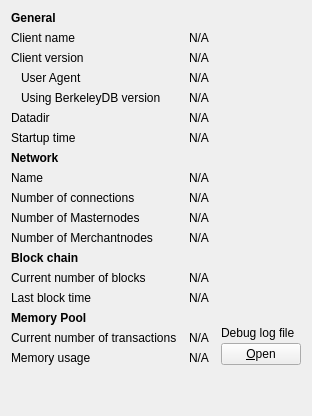
     <widget class="QWidget" name="tab_info">
      <attribute name="title">
       <string>&amp;Information</string>
      </attribute>
      <layout class="QGridLayout" name="gridLayout" columnstretch="0,0,0">
       <property name="horizontalSpacing">
        <number>12</number>
       </property>
       <item row="1" column="1" colspan="2">
        <widget class="QLabel" name="clientName">
         <property name="cursor">
          <cursorShape>IBeamCursor</cursorShape>
         </property>
         <property name="text">
          <string>N/A</string>
         </property>
         <property name="textFormat">
          <enum>Qt::PlainText</enum>
         </property>
         <property name="textInteractionFlags">
          <set>Qt::LinksAccessibleByMouse|Qt::TextSelectableByKeyboard|Qt::TextSelectableByMouse</set>
         </property>
        </widget>
       </item>
       <item row="2" column="0">
        <widget class="QLabel" name="label_6">
         <property name="text">
          <string>Client version</string>
         </property>
        </widget>
       </item>
       <item row="2" column="1" colspan="2">
        <widget class="QLabel" name="clientVersion">
         <property name="cursor">
          <cursorShape>IBeamCursor</cursorShape>
         </property>
         <property name="text">
          <string>N/A</string>
         </property>
         <property name="textFormat">
          <enum>Qt::PlainText</enum>
         </property>
         <property name="textInteractionFlags">
          <set>Qt::LinksAccessibleByMouse|Qt::TextSelectableByKeyboard|Qt::TextSelectableByMouse</set>
         </property>
        </widget>
       </item>
       <item row="3" column="0">
        <widget class="QLabel" name="labelClientUserAgent">
         <property name="text">
          <string>User Agent</string>
         </property>
         <property name="indent">
          <number>10</number>
         </property>
        </widget>
       </item>
       <item row="3" column="1" colspan="2">
        <widget class="QLabel" name="clientUserAgent">
         <property name="cursor">
          <cursorShape>IBeamCursor</cursorShape>
         </property>
         <property name="text">
          <string>N/A</string>
         </property>
         <property name="textFormat">
          <enum>Qt::PlainText</enum>
         </property>
         <property name="textInteractionFlags">
          <set>Qt::LinksAccessibleByMouse|Qt::TextSelectableByKeyboard|Qt::TextSelectableByMouse</set>
         </property>
        </widget>
       </item>
       <item row="4" column="0">
        <widget class="QLabel" name="label_berkeleyDBVersion">
         <property name="text">
          <string>Using BerkeleyDB version</string>
         </property>
         <property name="indent">
          <number>10</number>
         </property>
        </widget>
       </item>
       <item row="4" column="1" colspan="2">
        <widget class="QLabel" name="berkeleyDBVersion">
         <property name="cursor">
          <cursorShape>IBeamCursor</cursorShape>
         </property>
         <property name="text">
          <string>N/A</string>
         </property>
         <property name="textFormat">
          <enum>Qt::PlainText</enum>
         </property>
         <property name="textInteractionFlags">
          <set>Qt::LinksAccessibleByMouse|Qt::TextSelectableByKeyboard|Qt::TextSelectableByMouse</set>
         </property>
        </widget>
       </item>
       <item row="5" column="0">
        <widget class="QLabel" name="label_12">
         <property name="text">
          <string>Datadir</string>
         </property>
        </widget>
       </item>
       <item row="14" column="0">
        <widget class="QLabel" name="labelLastBlockTime">
         <property name="text">
          <string>Last block time</string>
         </property>
        </widget>
       </item>
       <item row="14" column="1" colspan="2">
        <widget class="QLabel" name="lastBlockTime">
         <property name="cursor">
          <cursorShape>IBeamCursor</cursorShape>
         </property>
         <property name="text">
          <string>N/A</string>
         </property>
         <property name="textFormat">
          <enum>Qt::PlainText</enum>
         </property>
         <property name="textInteractionFlags">
          <set>Qt::LinksAccessibleByMouse|Qt::TextSelectableByKeyboard|Qt::TextSelectableByMouse</set>
         </property>
        </widget>
       </item>
       <item row="15" column="0">
        <widget class="QLabel" name="labelMempoolTitle">
         <property name="font">
          <font>
           <weight>75</weight>
           <bold>true</bold>
          </font>
         </property>
         <property name="text">
          <string>Memory Pool</string>
         </property>
        </widget>
       </item>
       <item row="16" column="0">
        <widget class="QLabel" name="labelNumberOfTransactions">
         <property name="text">
          <string>Current number of transactions</string>
         </property>
        </widget>
       </item>
       <item row="16" column="1">
        <widget class="QLabel" name="mempoolNumberTxs">
         <property name="cursor">
          <cursorShape>IBeamCursor</cursorShape>
         </property>
         <property name="text">
          <string>N/A</string>
         </property>
         <property name="textFormat">
          <enum>Qt::PlainText</enum>
         </property>
         <property name="textInteractionFlags">
          <set>Qt::LinksAccessibleByMouse|Qt::TextSelectableByKeyboard|Qt::TextSelectableByMouse</set>
         </property>
        </widget>
       </item>
       <item row="17" column="0">
        <widget class="QLabel" name="labelMemoryUsage">
         <property name="text">
          <string>Memory usage</string>
         </property>
        </widget>
       </item>
       <item row="17" column="1">
        <widget class="QLabel" name="mempoolSize">
         <property name="cursor">
          <cursorShape>IBeamCursor</cursorShape>
         </property>
         <property name="text">
          <string>N/A</string>
         </property>
         <property name="textFormat">
          <enum>Qt::PlainText</enum>
         </property>
         <property name="textInteractionFlags">
          <set>Qt::LinksAccessibleByMouse|Qt::TextSelectableByKeyboard|Qt::TextSelectableByMouse</set>
         </property>
        </widget>
       </item>
       <item row="5" column="1" colspan="2">
        <widget class="QLabel" name="dataDir">
         <property name="cursor">
          <cursorShape>IBeamCursor</cursorShape>
         </property>
         <property name="text">
          <string>N/A</string>
         </property>
         <property name="textFormat">
          <enum>Qt::PlainText</enum>
         </property>
         <property name="wordWrap">
          <bool>true</bool>
         </property>
         <property name="textInteractionFlags">
          <set>Qt::LinksAccessibleByMouse|Qt::TextSelectableByKeyboard|Qt::TextSelectableByMouse</set>
         </property>
        </widget>
       </item>
       <item row="6" column="0">
        <widget class="QLabel" name="label_13">
         <property name="text">
          <string>Startup time</string>
         </property>
        </widget>
       </item>
       <item row="6" column="1" colspan="2">
        <widget class="QLabel" name="startupTime">
         <property name="cursor">
          <cursorShape>IBeamCursor</cursorShape>
         </property>
         <property name="text">
          <string>N/A</string>
         </property>
         <property name="textFormat">
          <enum>Qt::PlainText</enum>
         </property>
         <property name="textInteractionFlags">
          <set>Qt::LinksAccessibleByMouse|Qt::TextSelectableByKeyboard|Qt::TextSelectableByMouse</set>
         </property>
        </widget>
       </item>
       <item row="7" column="0">
        <widget class="QLabel" name="labelNetwork">
         <property name="font">
          <font>
           <weight>75</weight>
           <bold>true</bold>
          </font>
         </property>
         <property name="text">
          <string>Network</string>
         </property>
        </widget>
       </item>
       <item row="8" column="0">
        <widget class="QLabel" name="label_8">
         <property name="text">
          <string>Name</string>
         </property>
        </widget>
       </item>
       <item row="8" column="1" colspan="2">
        <widget class="QLabel" name="networkName">
         <property name="cursor">
          <cursorShape>IBeamCursor</cursorShape>
         </property>
         <property name="text">
          <string>N/A</string>
         </property>
         <property name="textFormat">
          <enum>Qt::PlainText</enum>
         </property>
         <property name="textInteractionFlags">
          <set>Qt::LinksAccessibleByMouse|Qt::TextSelectableByKeyboard|Qt::TextSelectableByMouse</set>
         </property>
        </widget>
       </item>
       <item row="11" column="0">
        <widget class="QLabel" name="merchantnodeCountLabel">
         <property name="text">
          <string>Number of Merchantnodes</string>
         </property>
        </widget>
       </item>
       <item row="0" column="0">
        <widget class="QLabel" name="label_9">
         <property name="font">
          <font>
           <weight>75</weight>
           <bold>true</bold>
          </font>
         </property>
         <property name="text">
          <string>General</string>
         </property>
        </widget>
       </item>
       <item row="1" column="0">
        <widget class="QLabel" name="label_5">
         <property name="text">
          <string>Client name</string>
         </property>
        </widget>
       </item>
       <item row="9" column="0">
        <widget class="QLabel" name="label_7">
         <property name="text">
          <string>Number of connections</string>
         </property>
        </widget>
       </item>
       <item row="9" column="1" colspan="2">
        <widget class="QLabel" name="numberOfConnections">
         <property name="cursor">
          <cursorShape>IBeamCursor</cursorShape>
         </property>
         <property name="text">
          <string>N/A</string>
         </property>
         <property name="textFormat">
          <enum>Qt::PlainText</enum>
         </property>
         <property name="textInteractionFlags">
          <set>Qt::LinksAccessibleByMouse|Qt::TextSelectableByKeyboard|Qt::TextSelectableByMouse</set>
         </property>
        </widget>
       </item>
       <item row="10" column="0">
        <widget class="QLabel" name="masternodeCountLabel">
         <property name="text">
          <string>Number of Masternodes</string>
         </property>
        </widget>
       </item>
       <item row="12" column="0">
        <widget class="QLabel" name="label_10">
         <property name="font">
          <font>
           <weight>75</weight>
           <bold>true</bold>
          </font>
         </property>
         <property name="text">
          <string>Block chain</string>
         </property>
        </widget>
       </item>
       <item row="13" column="0">
        <widget class="QLabel" name="label_3">
         <property name="text">
          <string>Current number of blocks</string>
         </property>
        </widget>
       </item>
       <item row="13" column="1" colspan="2">
        <widget class="QLabel" name="numberOfBlocks">
         <property name="cursor">
          <cursorShape>IBeamCursor</cursorShape>
         </property>
         <property name="text">
          <string>N/A</string>
         </property>
         <property name="textFormat">
          <enum>Qt::PlainText</enum>
         </property>
         <property name="textInteractionFlags">
          <set>Qt::LinksAccessibleByMouse|Qt::TextSelectableByKeyboard|Qt::TextSelectableByMouse</set>
         </property>
        </widget>
       </item>
       <item row="15" column="2" rowspan="3">
        <layout class="QVBoxLayout" name="verticalLayoutDebugButton">
         <property name="spacing">
          <number>3</number>
         </property>
         <item>
          <spacer name="verticalSpacer_2">
           <property name="orientation">
            <enum>Qt::Vertical</enum>
           </property>
           <property name="sizeHint" stdset="0">
            <size>
             <width>10</width>
             <height>5</height>
            </size>
           </property>
          </spacer>
         </item>
         <item>
          <widget class="QLabel" name="labelDebugLogfile">
           <property name="text">
            <string>Debug log file</string>
           </property>
          </widget>
         </item>
         <item>
          <widget class="QPushButton" name="openDebugLogfileButton">
           <property name="toolTip">
            <string>Open the Swyft Core debug log file from the current data directory. This can take a few seconds for large log files.</string>
           </property>
           <property name="text">
            <string>&amp;Open</string>
           </property>
           <property name="autoDefault">
            <bool>false</bool>
           </property>
          </widget>
         </item>
        </layout>
       </item>
       <item row="19" column="0">
        <spacer name="verticalSpacer">
         <property name="orientation">
          <enum>Qt::Vertical</enum>
         </property>
         <property name="sizeHint" stdset="0">
          <size>
           <width>20</width>
           <height>40</height>
          </size>
         </property>
        </spacer>
       </item>
       <item row="10" column="1">
        <widget class="QLabel" name="masternodeCount">
         <property name="text">
          <string>N/A</string>
         </property>
        </widget>
       </item>
       <item row="11" column="1">
        <widget class="QLabel" name="merchantnodeCount">
         <property name="text">
          <string>N/A</string>
         </property>
        </widget>
       </item>
      </layout>
     </widget>
